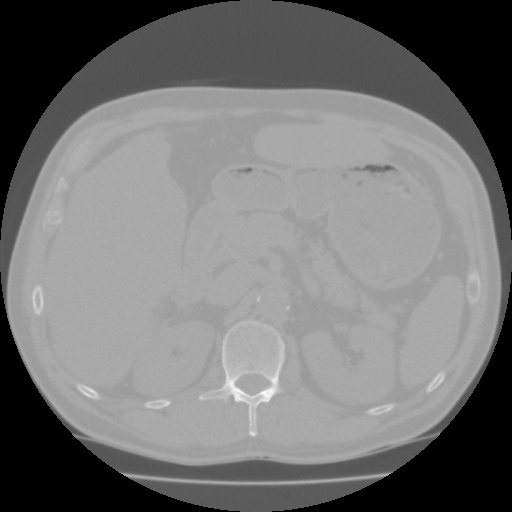
#> input picture max/exercises/ex6-PixelClassificationAndObjectSegmentation/data/Training.dcm, 512 x 512 px; the run also reads 1 picture not shown here
$ jupyter execute --allow-errors ex6.ipynb   (text cells are left out)
#> lines starting #> are read from the running program, lines starting #| are printed output that depends on the picture; after the words box and inside, x2 and y2 are one past the last pixel; in counts of white or black regions, pixels touching at a corner belong together; long printed decimals are rounded; pictures that were not available may be replaced by others from this repository, and a replacement may not be noted
[cell 1]
from skimage import io, color
from skimage.morphology import binary_closing, binary_opening
from skimage.morphology import disk
import matplotlib.pyplot as plt
import numpy as np
from skimage import measure
from skimage.color import label2rgb
import pydicom as dicom
from scipy.stats import norm
from scipy.spatial import distance


def show_comparison(original, modified, modified_name):
    fig, (ax1, ax2) = plt.subplots(ncols=2, figsize=(8, 4), sharex=True,
                                   sharey=True)
    ax1.imshow(original, cmap="gray", vmin=-200, vmax=500)
    ax1.set_title('Original')
    ax1.axis('off')
    ax2.imshow(modified)
    ax2.set_title(modified_name)
    ax2.axis('off')
    io.show()

[cell 2]
in_dir = "../data/"
ct = dicom.dcmread(in_dir + 'Training.dcm')
img = ct.pixel_array
#> img is the input picture: shape (512, 512) int16; min -2048, max 1114, mean -610
print(img.shape)
#| (512, 512)
print(img.dtype)
#| int16

print()

[cell 3]
io.imshow(img, vmin=0, vmax=150, cmap='gray')
io.show()

[cell 4]
spleen_roi = io.imread(in_dir + 'SpleenROI.png')
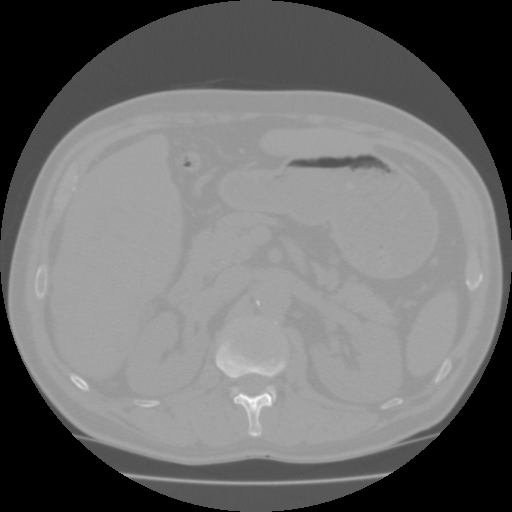
#> input picture max/exercises/ex6-PixelClassificationAndObjectSegmentation/data/Validation1.dcm, 512 x 512 px, given in place of SpleenROI.png, which was not available
#> spleen_roi is the input picture: shape (512, 512) int16; min -2048, max 1232, mean -623.2
# convert to boolean image
spleen_mask = spleen_roi > 0
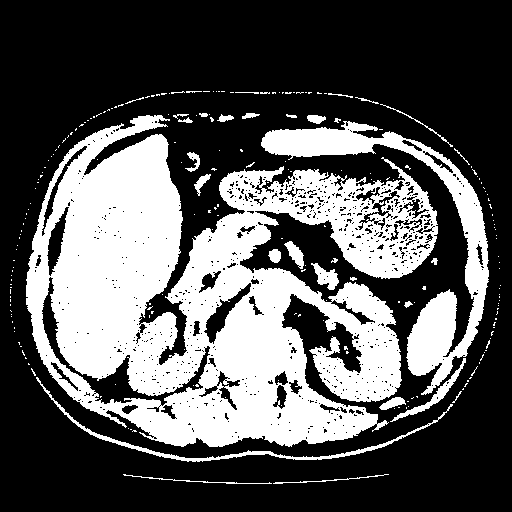
#> spleen_mask: shape (512, 512) bool; 34.6% white; 225 white regions (193 under 20 px), largest, box (x1, y1, x2, y2) and area: (26, 115, 438, 447) 75044, (261, 121, 489, 395) 10598, (36, 377, 453, 462) 1465
spleen_values = img[spleen_mask] #this for some reason becomes 1D by default - nice, but seems a bit weird
plt.imshow(spleen_mask)

[cell 5]
mu_spleen = spleen_values.mean()
#> mu_spleen = 40.01
std_spleen = spleen_values.std()
#> std_spleen = 82.7
print(mu_spleen,std_spleen)
#| 40.008 82.696

#looks fair

[cell 6]
img[spleen_mask].shape
#> Out = (90739,)

[cell 7]
print(spleen_values.shape)
#| (90739,)
plt.hist(spleen_values)
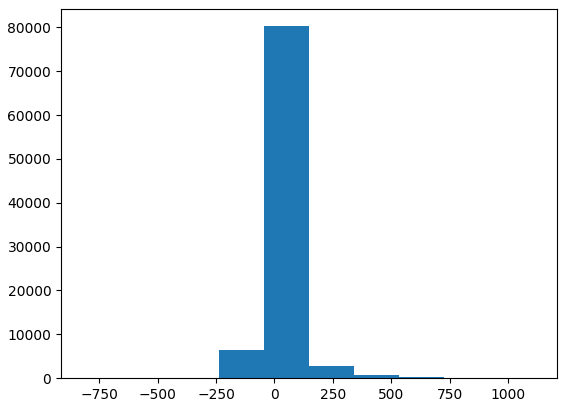
#> figure drawn by matplotlib, 1 panel; tallest bar 80265 high, from x = -45.2 to 148

[cell 8]
n, bins, patches = plt.hist(spleen_values, 60, density=1)
#> n = 60 values, max 0.0132 at index 26, min 0 at index 1, mean 0.000518; bins = 61 values from -818 to 1114; patches = 60 items
pdf_spleen = norm.pdf(bins, mu_spleen, std_spleen)
#> pdf_spleen = 61 values, max 0.00478 at index 27, min 1.14e-39 at index 60, mean 0.000509
plt.plot(bins, pdf_spleen)
plt.xlabel('Hounsfield unit')
plt.ylabel('Frequency')
plt.title('Spleen values in CT scan')
plt.show()
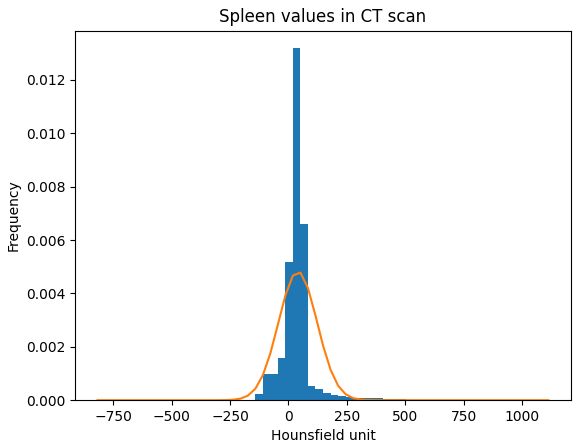
#> figure drawn by matplotlib, 1 panel; tallest bar 0.0132 high, from x = 19.2 to 51.4; curve peaks at x = 51.4, y = 0.00478

[cell 9]
roi_files = ["BoneROI.png", "FatROI.png", "KidneyROI.png", "LiverROI.png","SpleenROI.png"]
masks = {}
values = {}
means = {}
stds = {}
keys = []


#> (the rest of this cell did not finish here and is left out)

[cell 10]
# Hounsfield unit limits of the plot
min_hu = -200
#> min_hu = -200
max_hu = 1000
hu_range = np.arange(min_hu, max_hu, 1.0)
#> hu_range = 1200 values from -200 to 999
#> (the rest of this cell did not finish here and is left out)

[cell 11]
# Hounsfield unit limits of the plot
min_hu = -200
max_hu = 1000
hu_range = np.arange(min_hu, max_hu, 1.0)
#> (the rest of this cell did not finish here and is left out)

[cell 12]
#gather and merge data
value_holder = []
mask_holder = []

#> (the rest of this cell did not finish here and is left out)

[cell 13]
means.update({"background": -200})

[cell 14]
import pandas as pd

keep_keys = ["fat","background","soft_tissue", "bone"]
#> (the rest of this cell did not finish here and is left out)

[cell 15]
t_background = -200
#> (the rest of this cell did not finish here and is left out)

[cell 16]
fig, ax = plt.subplots(1,3)
#> (the rest of this cell did not finish here and is left out)

#> (a cell that did not finish here is left out)

[cell 18]
# Hounsfield unit limits of the plot
min_hu = -200
max_hu = 1000
hu_range = np.arange(min_hu, max_hu, 1.0)
pdf_bone = norm.pdf(hu_range, means["bone"], stds["bone"])
#> pdf_bone = 1200 values, max 0.00482 at index 240, min 3.03e-32 at index 1199, mean 0.000832
pdf_fat = norm.pdf(hu_range, means["fat"], stds["fat"])
#> pdf_fat has the same summary as pdf_bone
#> (the rest of this cell did not finish here and is left out)

[cell 19]
thresh_bounds_list = [-180,-10,200]
t_back_fat = thresh_bounds_list[0]
t_fat_soft = thresh_bounds_list[1]
t_soft_bone = thresh_bounds_list[2]
t_background = -200
fat_img = (img > t_background) & (img <= t_fat_soft)
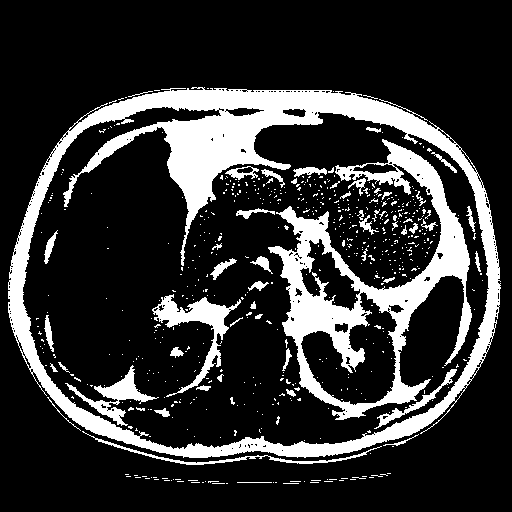
#> fat_img: shape (512, 512) bool; 19.9% white; 605 white regions (550 under 20 px), largest, box (x1, y1, x2, y2) and area: (8, 87, 501, 458) 27678, (268, 139, 472, 420) 14772, (152, 294, 241, 397) 2081
soft_img = (img > t_fat_soft) & (img <= t_soft_bone)
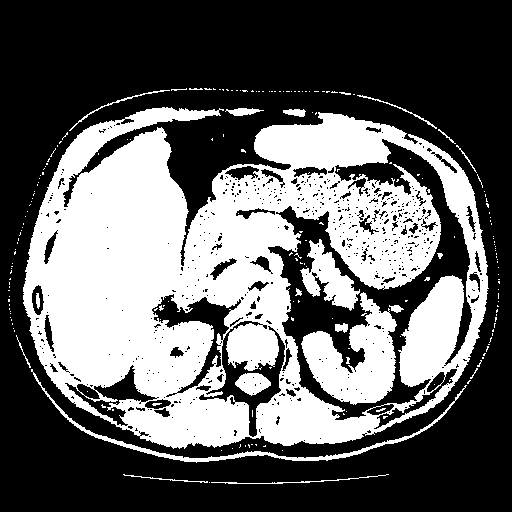
#> soft_img: shape (512, 512) bool; 38.6% white; 208 white regions (183 under 20 px), largest, box (x1, y1, x2, y2) and area: (23, 107, 489, 449) 89314, (301, 292, 397, 405) 5668, (300, 239, 360, 311) 1903
bone_img = (img > t_soft_bone)
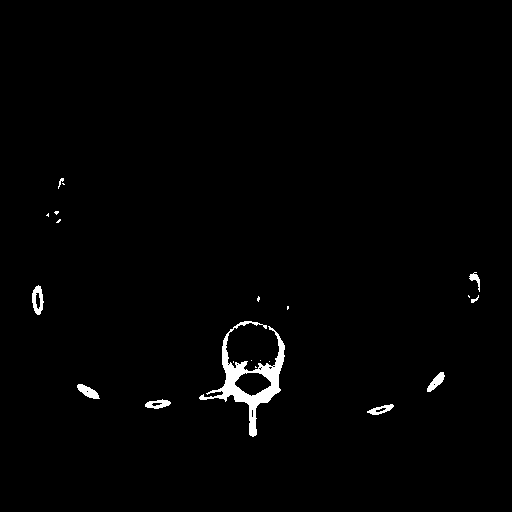
#> bone_img: shape (512, 512) bool; 1.2% white; 21 white regions (12 under 20 px), largest, box (x1, y1, x2, y2) and area: (199, 321, 285, 437) 2211, (32, 285, 44, 315) 210, (77, 384, 100, 399) 182
fig, ax = plt.subplots(1,3)
ax[0].imshow(fat_img)
ax[1].imshow(soft_img)
ax[2].imshow(bone_img)
label_img = fat_img + 2 * soft_img + 3 * bone_img
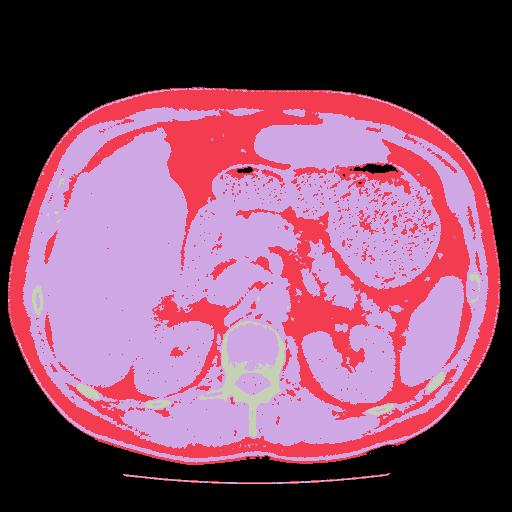
#> label_img: shape (512, 512) int64; 4 distinct labels, from 0 to 3; one colour per label, 0 black
image_label_overlay = label2rgb(label_img)
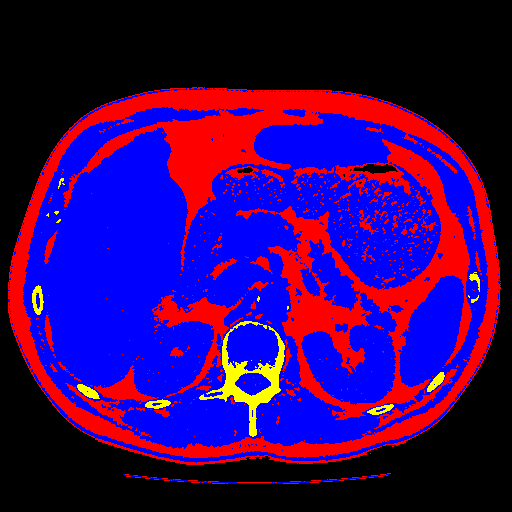
#> image_label_overlay: shape (512, 512, 3) float64; mean R, G, B 0.212, 0.0124, 0.386
show_comparison(img, image_label_overlay, 'Classification result')

#> (a cell that did not finish here is left out)

[cell 21]
###using this lazy automized approach will make you run into numerical issues because the bone-pdf has so large std. See below for a more stable, more hardcoded solution

v = np.linspace(img.min(),img.max(),img.max()-img.min()+1).astype(int) #in principle, the range should be larger due 16-bit image (2**16), but depends on gray-levels etc
#> v = 3163 values from -2048 to 1114

#> (the rest of this cell did not finish here and is left out)
